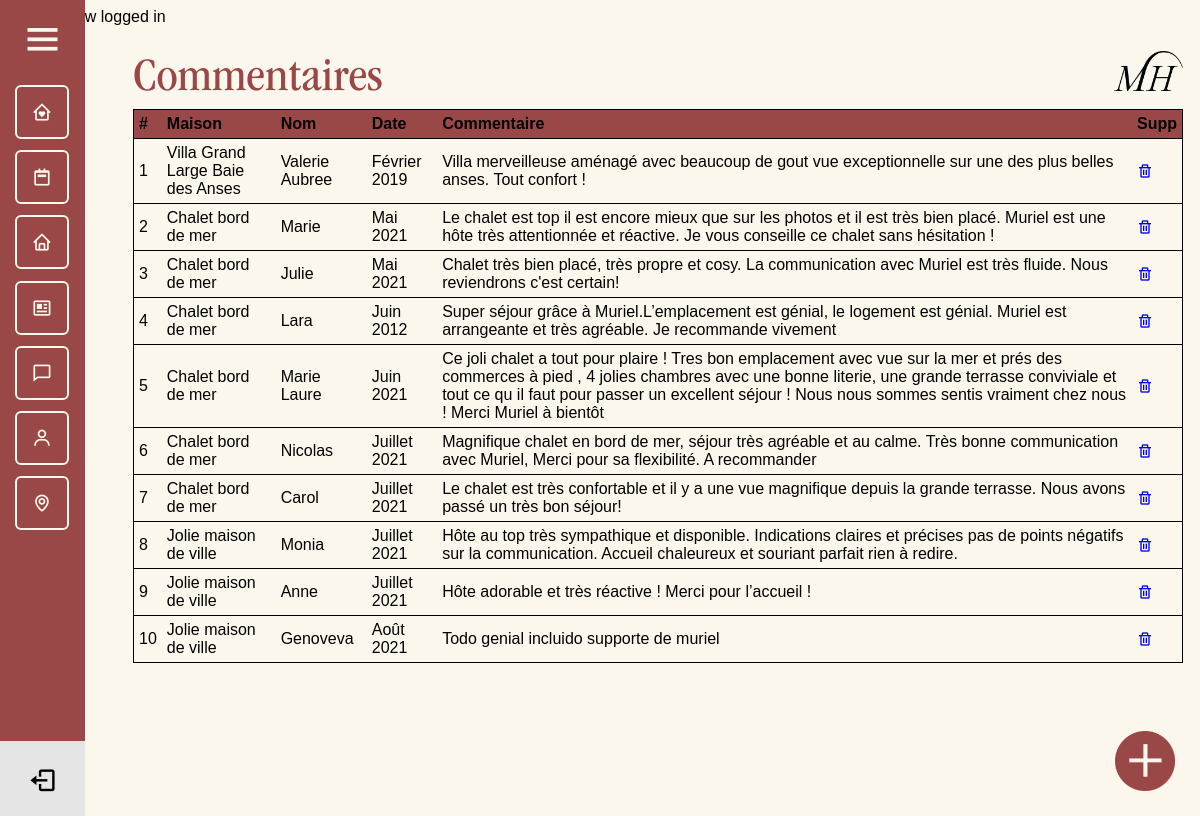
/admin/comments.php (signed in), run on an earlier commit of the app's database.
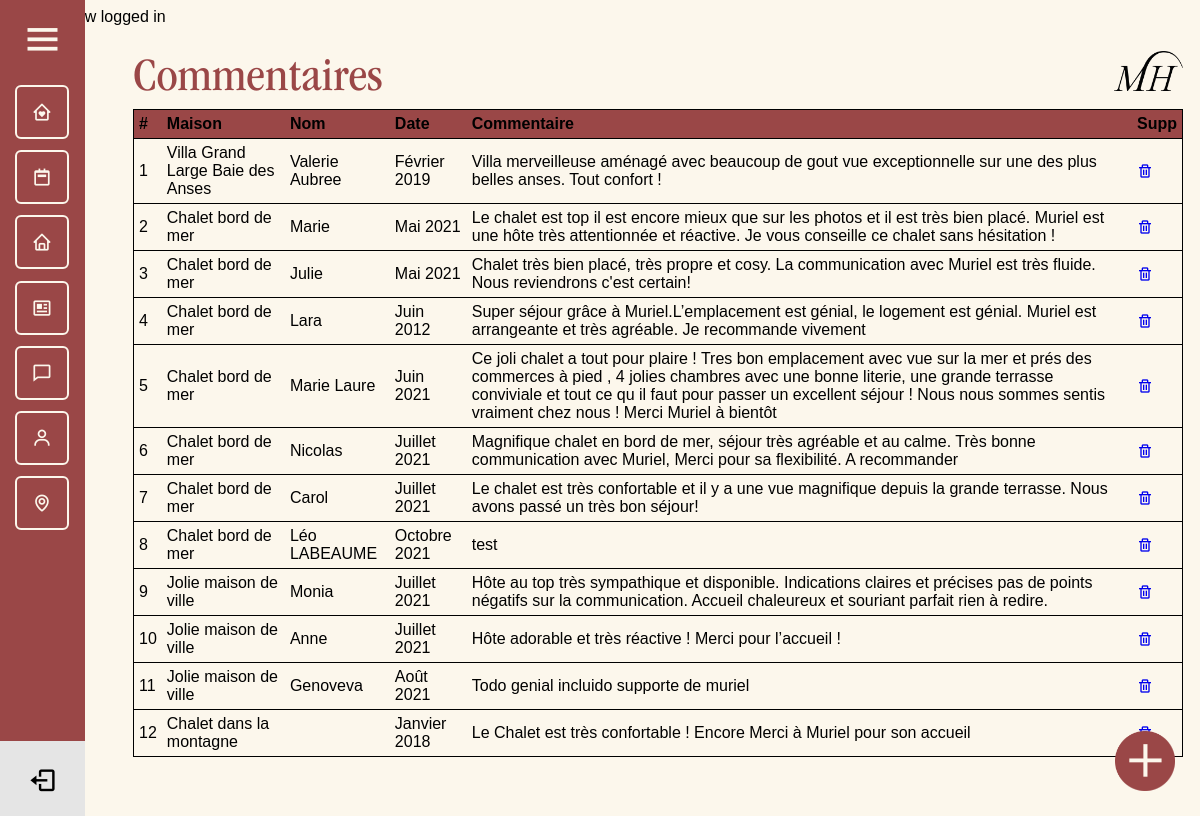
And on a later commit of the database.
### tables this page shows
CREATE TABLE IF NOT EXISTS `comments` (
  `id` int(11) NOT NULL AUTO_INCREMENT,
  `fullname` varchar(255) NOT NULL,
  `date_c` varchar(50) DEFAULT NULL,
  `comment` longtext NOT NULL,
  `id_rooms` int(11) NOT NULL,
  PRIMARY KEY (`id`),
  KEY `id_rooms` (`id_rooms`)
);

CREATE TABLE IF NOT EXISTS `rooms` (
  `id` int(11) NOT NULL AUTO_INCREMENT,
  `room_number` varchar(255) NOT NULL,
  `shortName` varchar(50) NOT NULL,
  `price` text NOT NULL,
  `details` text NOT NULL,
  `details2` text NOT NULL,
  `details3` text NOT NULL,
  `lieu` varchar(255) NOT NULL,
  `map` text NOT NULL,
  `photo` text NOT NULL,
  `photo_des` varchar(255) NOT NULL,
  `photo2` varchar(255) NOT NULL,
  `photo_des2` varchar(255) NOT NULL,
  `photo3` varchar(255) NOT NULL,
  `photo_des3` varchar(255) NOT NULL,
  `photo4` varchar(255) NOT NULL,
  `photo_des4` varchar(255) NOT NULL,
  `photo5` varchar(255) NOT NULL,
  `photo_des5` varchar(255) NOT NULL,
  `photo6` varchar(255) NOT NULL,
  `photo_des6` varchar(255) NOT NULL,
  `photo7` varchar(255) NOT NULL,
  `photo_des7` varchar(255) NOT NULL,
  `photo8` varchar(255) NOT NULL,
  `photo_des8` varchar(255) NOT NULL,
  `photo9` varchar(255) NOT NULL,
  `photo_des9` varchar(255) NOT NULL,
  `photo10` varchar(255) NOT NULL,
  `photo_des10` varchar(255) NOT NULL,
  `photo11` varchar(255) NOT NULL,
  `photo_des11` varchar(255) NOT NULL,
  `photo12` varchar(255) NOT NULL,
  `photo_des12` varchar(255) NOT NULL,
  `photo13` varchar(255) NOT NULL,
  `photo_des13` varchar(255) NOT NULL,
  `photo14` varchar(255) NOT NULL,
  `photo_des14` varchar(255) NOT NULL,
  `photo15` varchar(255) NOT NULL,
  `photo_des15` varchar(255) NOT NULL,
  `photo16` varchar(255) NOT NULL,
  `photo_des16` varchar(255) NOT NULL,
  `photo17` varchar(255) NOT NULL,
  `photo_des17` varchar(255) NOT NULL,
  `photo18` varchar(255) NOT NULL,
  `photo_des18` varchar(255) NOT NULL,
  `photo19` varchar(255) NOT NULL,
  `photo_des19` varchar(255) NOT NULL,
  `photo20` varchar(255) NOT NULL,
  `photo_des20` varchar(255) NOT NULL,
  `photo21` varchar(255) NOT NULL,
  `photo_des21` varchar(255) NOT NULL,
  `photo22` varchar(255) NOT NULL,
  `photo_des22` varchar(255) NOT NULL,
  `photo23` varchar(255) NOT NULL,
  `photo_des23` varchar(255) NOT NULL,
  `photo24` varchar(255) NOT NULL,
  `photo_des24` varchar(255) NOT NULL,
  `eq1` varchar(100) NOT NULL,
  `eq2` varchar(100) NOT NULL,
  `eq3` varchar(100) NOT NULL,
  `eq4` varchar(100) NOT NULL,
  `eq5` varchar(100) NOT NULL,
  `eq6` varchar(100) NOT NULL,
  `eq7` varchar(100) NOT NULL,
  `eq8` varchar(100) NOT NULL,
  `eq9` varchar(100) NOT NULL,
  `eq10` varchar(100) NOT NULL,
  `eq11` varchar(100) NOT NULL,
  `eq12` varchar(100) NOT NULL,
  `eq13` varchar(100) NOT NULL,
  `eq14` varchar(100) NOT NULL,
  `eq15` varchar(100) NOT NULL,
  `act1` varchar(80) NOT NULL,
  `act2` varchar(80) NOT NULL,
  `act3` varchar(80) NOT NULL,
  `act4` varchar(80) NOT NULL,
  `act5` varchar(80) NOT NULL,
  `act6` varchar(80) NOT NULL,
  `act7` varchar(80) NOT NULL,
  `act8` varchar(80) NOT NULL,
  `act9` varchar(80) NOT NULL,
  `act10` varchar(80) NOT NULL,
  `act11` varchar(80) NOT NULL,
  `act12` varchar(80) NOT NULL,
  `act13` varchar(80) NOT NULL,
  `act14` varchar(80) NOT NULL,
  `act15` varchar(80) NOT NULL,
  `act16` varchar(80) NOT NULL,
  `act17` varchar(80) NOT NULL,
  `inte1` varchar(80) NOT NULL,
  `inte2` varchar(80) NOT NULL,
  `inte3` varchar(80) NOT NULL,
  `inte4` varchar(80) NOT NULL,
  `inte5` varchar(80) NOT NULL,
  `inte6` varchar(80) NOT NULL,
  `inte7` varchar(80) NOT NULL,
  `inte8` varchar(80) NOT NULL,
  `inte9` varchar(80) NOT NULL,
  `inte10` varchar(80) NOT NULL,
  `inte11` varchar(80) NOT NULL,
  `dist1` varchar(100) NOT NULL,
  `dist2` varchar(100) NOT NULL,
  `dist3` varchar(100) NOT NULL,
  `dist4` varchar(100) NOT NULL,
  `dist5` varchar(100) NOT NULL,
  `dist6` varchar(100) NOT NULL,
  `dist7` varchar(100) NOT NULL,
  PRIMARY KEY (`id`)
);

### admin/comments.php (the view, shortened to what this page needs)
<?php
require_once $_SERVER['DOCUMENT_ROOT'] . '/core/core.php';
include 'includes/header.php';
include 'includes/navigation.php';
$sql = "SELECT * FROM rooms INNER JOIN comments WHERE rooms.id = comments.id_rooms ORDER BY comments.id_rooms ";
$result = $db->query($sql);
$row_count = 1;
?>
<div class="admin_page">
  <div class="header_admin">
    <h1>Commentaires</h1>
    <img src="../assets/png/LOGO_02_PNG_NOIR.png" alt="Logo Muriel">
  </div>
  <div class="admin_page_comments">
    <table class="">
      <thead>
        <tr>
          <th>#</th>
          <th>Maison</th>
          <th>Nom</th>
          <th>Date</th>
          <th>Commentaire</th>
          <th>Supp</th>
        </tr>
      </thead>
      <tbody>
        <?php while ($rows = $result->fetch(PDO::FETCH_ASSOC)) : ?>
          <tr>
            <td><?= $row_count++; ?></td>
            <td><?= $rows['room_number']; ?></td>
            <td><?= $rows['fullname']; ?></td>
            <td><?= $rows['date_c']; ?></td>
            <td><?= $rows['comment']; ?></td>
            <td>
              <a href="comments.php?delete=<?= $rows['id']; ?>"><i class='bx bx-trash'></i></a>
            </td>
          </tr>
        <?php endwhile; ?>
      </tbody>
    </table>
    <a href="add_commentaire.php"><img src="/assets/png/button_add.png" alt=""></a>
  </div>
</div>

What changed in the data, as far as the page shows it:
added comments: id_rooms.room_number "Chalet bord de mer", fullname "Léo LABEAUME", date_c "Octobre 2021", comment "test"
added comments: id_rooms.room_number "Chalet dans la montagne", date_c "Janvier 2018", comment "Le Chalet est très confortable ! Encore Merci à Muriel pour son accueil"
